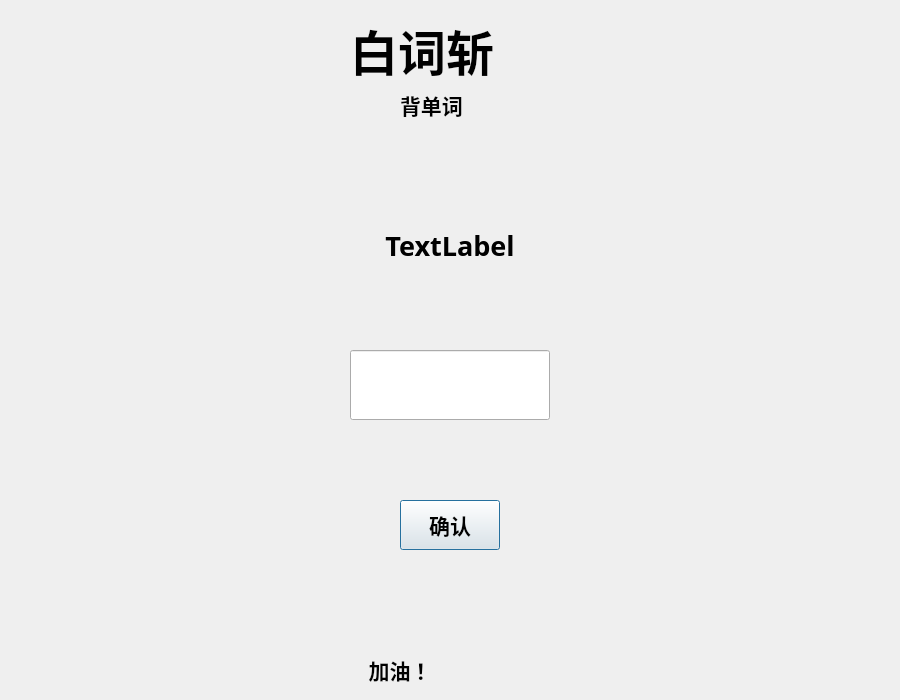
<?xml version="1.0" encoding="UTF-8"?>
<ui version="4.0">
 <class>Recitewordthree</class>
 <widget class="QDialog" name="Recitewordthree">
  <property name="geometry">
   <rect>
    <x>0</x>
    <y>0</y>
    <width>900</width>
    <height>700</height>
   </rect>
  </property>
  <property name="windowTitle">
   <string>Dialog</string>
  </property>
  <widget class="QLabel" name="label">
   <property name="geometry">
    <rect>
     <x>350</x>
     <y>0</y>
     <width>200</width>
     <height>100</height>
    </rect>
   </property>
   <property name="font">
    <font>
     <family>AR DCHYJianWeiDGB</family>
     <pointsize>36</pointsize>
     <weight>75</weight>
     <bold>true</bold>
    </font>
   </property>
   <property name="text">
    <string>白词斩</string>
   </property>
  </widget>
  <widget class="QLabel" name="label_2">
   <property name="geometry">
    <rect>
     <x>400</x>
     <y>80</y>
     <width>80</width>
     <height>50</height>
    </rect>
   </property>
   <property name="font">
    <font>
     <family>AR DCHYJianWeiDGB</family>
     <pointsize>16</pointsize>
     <weight>75</weight>
     <bold>true</bold>
    </font>
   </property>
   <property name="text">
    <string>背单词</string>
   </property>
  </widget>
  <widget class="QLabel" name="label_question_Chinese">
   <property name="geometry">
    <rect>
     <x>350</x>
     <y>210</y>
     <width>200</width>
     <height>70</height>
    </rect>
   </property>
   <property name="font">
    <font>
     <family>AR DCHYJianWeiDGB</family>
     <pointsize>20</pointsize>
     <weight>75</weight>
     <bold>true</bold>
    </font>
   </property>
   <property name="text">
    <string>TextLabel</string>
   </property>
   <property name="alignment">
    <set>Qt::AlignCenter</set>
   </property>
  </widget>
  <widget class="QLineEdit" name="lineEdit">
   <property name="geometry">
    <rect>
     <x>350</x>
     <y>350</y>
     <width>200</width>
     <height>70</height>
    </rect>
   </property>
   <property name="font">
    <font>
     <family>AR DCHYJianWeiDGB</family>
     <pointsize>16</pointsize>
     <weight>75</weight>
     <bold>true</bold>
    </font>
   </property>
   <property name="text">
    <string/>
   </property>
  </widget>
  <widget class="QLabel" name="label_judge">
   <property name="geometry">
    <rect>
     <x>0</x>
     <y>640</y>
     <width>800</width>
     <height>60</height>
    </rect>
   </property>
   <property name="font">
    <font>
     <family>AR DCHYJianWeiDGB</family>
     <pointsize>16</pointsize>
     <weight>75</weight>
     <bold>true</bold>
    </font>
   </property>
   <property name="text">
    <string>加油！</string>
   </property>
   <property name="alignment">
    <set>Qt::AlignCenter</set>
   </property>
  </widget>
  <widget class="QLabel" name="label_score">
   <property name="geometry">
    <rect>
     <x>800</x>
     <y>640</y>
     <width>100</width>
     <height>60</height>
    </rect>
   </property>
   <property name="font">
    <font>
     <family>AR DCHYJianWeiDGB</family>
     <pointsize>16</pointsize>
     <weight>75</weight>
     <bold>true</bold>
    </font>
   </property>
   <property name="text">
    <string/>
   </property>
  </widget>
  <widget class="QPushButton" name="pushButton">
   <property name="geometry">
    <rect>
     <x>400</x>
     <y>500</y>
     <width>100</width>
     <height>50</height>
    </rect>
   </property>
   <property name="font">
    <font>
     <family>AR DCHYJianWeiDGB</family>
     <pointsize>16</pointsize>
     <weight>75</weight>
     <bold>true</bold>
    </font>
   </property>
   <property name="text">
    <string>确认</string>
   </property>
  </widget>
 </widget>
 <resources/>
 <connections/>
</ui>
